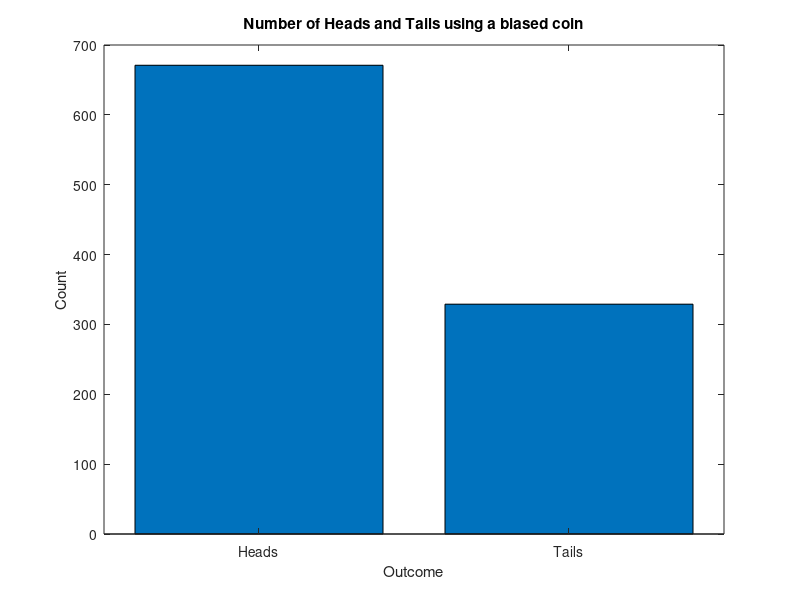

The MATLAB source for this figure: (Note: this script raises an error after producing the figure.)
% HW1: Q6
p = 0.7; % Probability of getting heads

results = zeros(1, 1000);

for i = 1:1000
    randVal = rand; % Generate a random number between 0 and 1 for each toss
    
    if randVal < p
        results(i) = 1; % heads
    else
        results(i) = 0; % tails
    end
end

count_Heads = sum(results == 1);
count_Tails = sum(results == 0);


%% PART 1: PLOTTING BAR GRAPH
figure;
bar([count_Heads, count_Tails]);
set(gca, 'XTickLabel', {'Heads', 'Tails'}); xlabel('Outcome'); ylabel('Count');
title('Number of Heads and Tails using a biased coin');

%% PART 2: CALCULATING E[X] & VAR
expectation_of_x = 0.7*(count_Heads) + 0.3*(count_Tails)

expectation_of_x_squared = 0.7*(count_Heads^2) + 0.3*(count_Tails^2);

Variance_of_x = expectation_of_x_squared - (expectation_of_x)^2

%% PART 3: REPEATING 100 TIMES
num_of_simulations = 100;
proportions = zeros(1, num_of_simulations); 

for j = 1:num_of_simulations
    for i = 1:1000
        randVal = rand;
        if randVal < p
            results(i) = 1;
        else
            results(i) = 0;
        end
    end
    proportions(j) = sum(results == 1) / 1000;
end

figure;
histogram(proportions, 10);
xlabel('Proportion of Heads (100s)');
ylabel('Frequency');
title('Histogram of Proportions of Heads over 100 Simulations');


%% PART 4: E[X], VAR, & SD OF THE PROPORTION OF HEADS FROM 3

expectation_of_100_sims = (0.7*(count_Heads) + 0.3*(count_Tails)) / 100

Variance_of_100_sims = expectation_of_x_squared - (expectation_of_x)^2 / 100

standarad_deviation_of_100_sims = (Variance_of_100_sims)^0.5